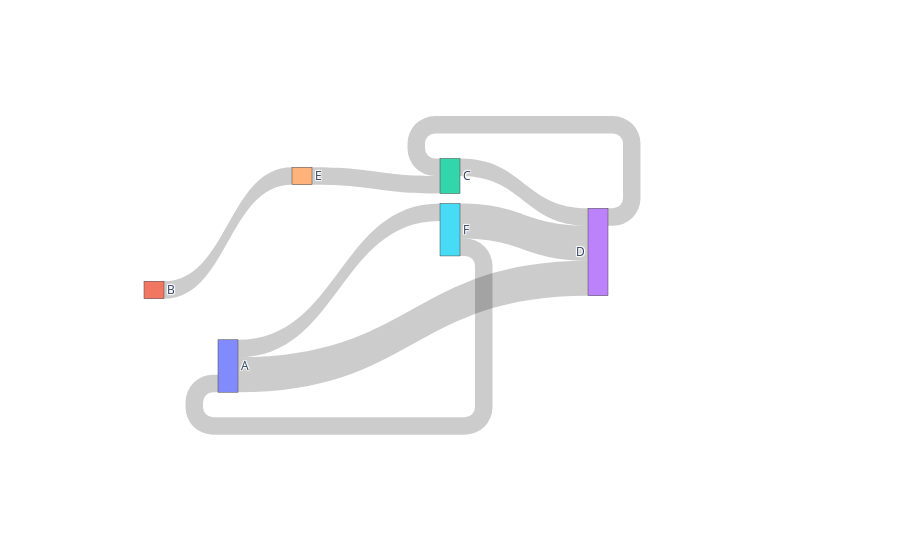

The notebook cell saved with this chart:
### Code cell
fig = go.Figure(go.Sankey(
    arrangement = "snap",
    node = {
        "label": ["A", "B", "C", "D", "E", "F"],
        "x": [0.2, 0.1, 0.5, 0.7, 0.3, 0.5],
        "y": [0.7, 0.5, 0.2, 0.4, 0.2, 0.3],
        'pad':10},  # 10 Pixels
    link = {
        "source" : [0, 0, 1, 2, 5, 4, 3, 5],
        "target" : [5, 3, 4, 3, 0, 2, 2, 3],
        "value"  : [1, 2, 1, 1, 1, 1, 1, 2],
    },
))

fig.show()

### Figure 1 — Plotly figure (JSON) as saved in the notebook; plotly's stock layout.template omitted (floating-point values rounded to 4 significant figures)
{"data": [{"arrangement": "snap", "link": {"source": [0, 0, 1, 2, 5, 4, 3, 5], "target": [5, 3, 4, 3, 0, 2, 2, 3], "value": [1, 2, 1, 1, 1, 1, 1, 2]}, "node": {"label": ["A", "B", "C", "D", "E", "F"], "pad": 10, "x": [0.2, 0.1, 0.5, 0.7, 0.3, 0.5], "y": [0.7, 0.5, 0.2, 0.4, 0.2, 0.3]}, "type": "sankey"}], "layout": {}}
